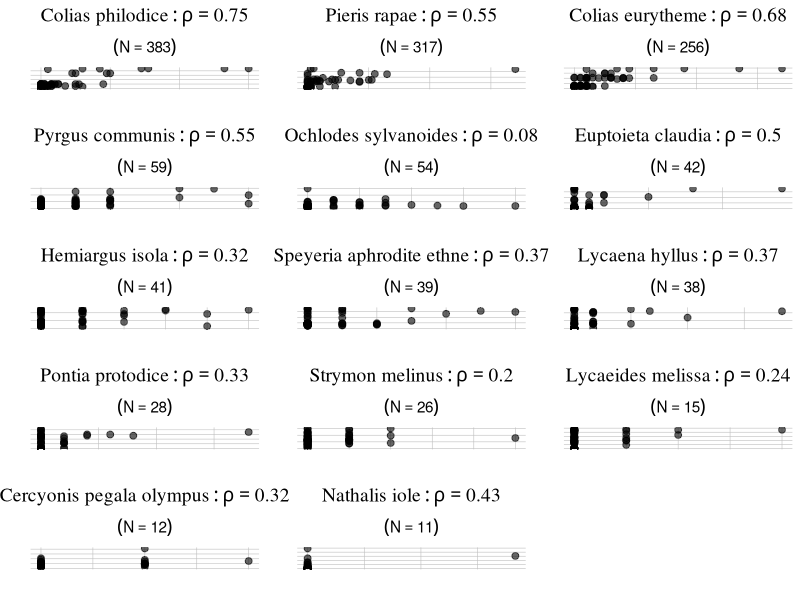
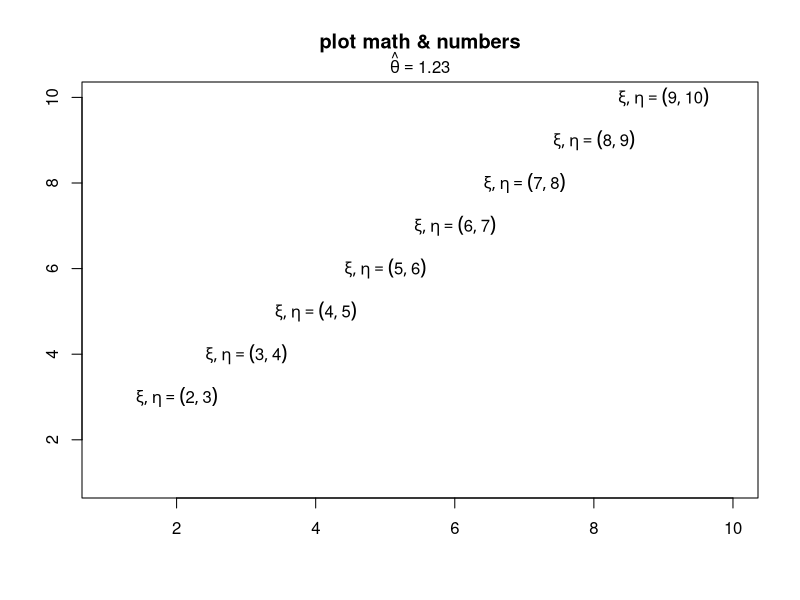
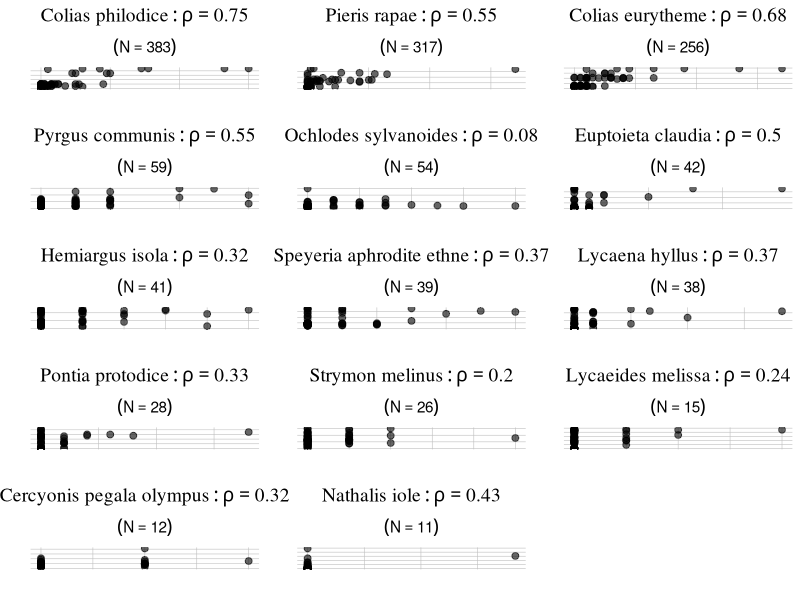

The R script that drew these images, in order:
###############################################################################
# Analysis of the butterfly data set
# Gabriel Dennis
###############################################################################

suppressPackageStartupMessages({
  library(dplyr)
  library(readxl)
  library(ggpubr)
})

# Load in the data
dfy <- read_xlsx("data/butterfly_y.xlsx")
dfx <- read_xlsx("data/butterfly_X.xlsx")

# Load in the coefficients of the 14 dimensional model
betas14 <- read.csv("data/butterfly_14_coefficients.csv")

# Give it row names
row.names(betas14) <- c(
  "intercept",
  "building",
  "urban.vegetation",
  "mixed",
  "short",
  "tall"
)


# Get the predicted means

dfx$intercept <- rep(1, 66)
dfx <- dfx[, c(6, 1:5)]

# Predictions
pred <- exp(as.matrix(dfx) %*% as.matrix(betas14))

plot_list <- list()
# Plot predictions vs data
for (i in 1:14) {
  data <- data.frame(
    "prediction" = pred[, i],
    "counts" = as.matrix(dfy[
      , colnames(pred)[i]
    ])
  )
  names(data)[2] <- "counts"

  correlation <- cor(data$prediction, data$counts)
  b_name <- gsub("[.]", " ", colnames(pred)[i])

  ttl <- paste0(" `", b_name, "`: italic(", expression(italic(rho)), ")==italic(", round(correlation, 2), ")")
  sbtl <- paste0("(N==", sum(data$counts), ")")
  print(ttl)

  plot_list[[i]] <- ggplot(data, aes(counts, prediction)) +
    geom_point(size = 2, alpha = 0.6) +
    labs(
      title = parse(text = ttl),
      subtitle = parse(text = sbtl)
    ) +
    xlim(0, max(data$counts)) +
    ylim(0, max(data$prediction)) +
    xlab("") +
    ylab("") +
    theme_minimal() +
    theme(
      axis.text = element_blank(),
      axis.ticks = element_blank(),
    plot.subtitle = element_text(hjust = 0.5), 
      plot.title = element_text(
        size = 14,
        face = "italic",
        hjust = 0.5,
        family = "serif",
      ),
      panel.grid.major = element_line(colour = "grey", size = 0.2),
      panel.grid.minor = element_blank()
    )
}

ggpubr::ggarrange(plotlist = plot_list, ncol = 3, nrow = 5, align = "v")

ggsave("figures/butterfly_14d_poisson.png",
  plot = last_plot(),
  dpi = 500
)



#######################################################################
# M <- cor(dfy)
#
# library(RColorBrewer)
# corrplot::corrplot(M,
#   order = "AOE", tl.col = "black", tl.srt = 45, tl.cex = 0.8, diag = FALSE,
#   col = brewer.pal(n = 8, name = "RdYlBu")
# )
# ggsave("butterfly_14d_corr.png")


## How to combine "math" and numeric variables :
plot(1:10, type = "n", xlab = "", ylab = "", main = "plot math & numbers")
theta <- 1.23
mtext(bquote(hat(theta) == .(theta)), line = .25)
for (i in 2:9) {
  text(i, i + 1, substitute(
    list(xi, eta) == group("(", list(x, y), ")"),
    list(x = i, y = i + 1)
  ))
}
